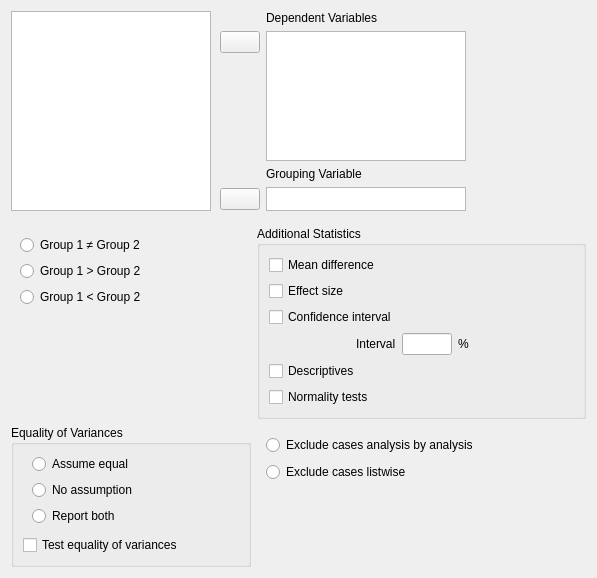
<?xml version="1.0" encoding="UTF-8"?>
<ui version="4.0">
 <class>TTestIndependentSamplesForm</class>
 <widget class="QWidget" name="TTestIndependentSamplesForm">
  <property name="geometry">
   <rect>
    <x>0</x>
    <y>0</y>
    <width>597</width>
    <height>550</height>
   </rect>
  </property>
  <property name="windowTitle">
   <string>Form</string>
  </property>
  <layout class="QGridLayout" name="gridLayout_11">
   <item row="1" column="0">
    <widget class="BoundGroupBox" name="hypothesis" native="true">
     <property name="minimumSize">
      <size>
       <width>240</width>
       <height>0</height>
      </size>
     </property>
     <property name="title" stdset="0">
      <string>Hypothesis</string>
     </property>
     <property name="flat" stdset="0">
      <bool>false</bool>
     </property>
     <layout class="QGridLayout" name="gridLayout_5">
      <item row="1" column="0">
       <widget class="QRadioButton" name="_2groupOneGreater">
        <property name="text">
         <string>Group 1 &gt; Group 2</string>
        </property>
       </widget>
      </item>
      <item row="2" column="0">
       <widget class="QRadioButton" name="_3groupTwoGreater">
        <property name="text">
         <string>Group 1 &lt; Group 2</string>
        </property>
       </widget>
      </item>
      <item row="0" column="0">
       <widget class="QRadioButton" name="_1notEqual">
        <property name="text">
         <string>Group 1 ≠ Group 2</string>
        </property>
       </widget>
      </item>
      <item row="3" column="0">
       <spacer name="verticalSpacer">
        <property name="orientation">
         <enum>Qt::Vertical</enum>
        </property>
        <property name="sizeHint" stdset="0">
         <size>
          <width>20</width>
          <height>40</height>
         </size>
        </property>
       </spacer>
      </item>
     </layout>
    </widget>
   </item>
   <item row="2" column="0" rowspan="2">
    <widget class="GroupBox" name="groupBox_8">
     <property name="title">
      <string>Equality of Variances</string>
     </property>
     <layout class="QGridLayout" name="gridLayout">
      <property name="verticalSpacing">
       <number>9</number>
      </property>
      <item row="2" column="0" colspan="2">
       <widget class="BoundGroupBox" name="equalityOfVariances" native="true">
        <property name="title" stdset="0">
         <string/>
        </property>
        <property name="flat" stdset="0">
         <bool>false</bool>
        </property>
        <layout class="QGridLayout" name="gridLayout_5">
         <property name="topMargin">
          <number>0</number>
         </property>
         <property name="bottomMargin">
          <number>0</number>
         </property>
         <item row="2" column="0">
          <widget class="QRadioButton" name="_3reportBoth">
           <property name="text">
            <string>Report both</string>
           </property>
          </widget>
         </item>
         <item row="1" column="0">
          <widget class="QRadioButton" name="_2noAssumption">
           <property name="text">
            <string>No assumption</string>
           </property>
          </widget>
         </item>
         <item row="0" column="0">
          <widget class="QRadioButton" name="_1assumeEqual">
           <property name="text">
            <string>Assume equal</string>
           </property>
          </widget>
         </item>
        </layout>
       </widget>
      </item>
      <item row="3" column="0">
       <widget class="BoundCheckBox" name="equalityOfVariancesTests">
        <property name="text">
         <string>Test equality of variances</string>
        </property>
       </widget>
      </item>
     </layout>
    </widget>
   </item>
   <item row="1" column="1" colspan="2">
    <widget class="GroupBox" name="groupBox_7">
     <property name="title">
      <string>Additional Statistics</string>
     </property>
     <layout class="QGridLayout" name="gridLayout_3">
      <item row="3" column="0">
       <widget class="QWidget" name="widget_4" native="true"/>
      </item>
      <item row="3" column="1">
       <widget class="QLabel" name="label">
        <property name="text">
         <string>Interval</string>
        </property>
       </widget>
      </item>
      <item row="3" column="4">
       <spacer name="horizontalSpacer">
        <property name="orientation">
         <enum>Qt::Horizontal</enum>
        </property>
        <property name="sizeHint" stdset="0">
         <size>
          <width>40</width>
          <height>20</height>
         </size>
        </property>
       </spacer>
      </item>
      <item row="2" column="0" colspan="4">
       <widget class="BoundCheckBox" name="confidenceInterval">
        <property name="text">
         <string>Confidence interval</string>
        </property>
       </widget>
      </item>
      <item row="3" column="2">
       <widget class="BoundTextBox" name="confidenceIntervalInterval">
        <property name="sizePolicy">
         <sizepolicy hsizetype="Preferred" vsizetype="Fixed">
          <horstretch>0</horstretch>
          <verstretch>0</verstretch>
         </sizepolicy>
        </property>
        <property name="maximumSize">
         <size>
          <width>50</width>
          <height>16777215</height>
         </size>
        </property>
       </widget>
      </item>
      <item row="3" column="3">
       <widget class="QLabel" name="label_2">
        <property name="text">
         <string>%</string>
        </property>
       </widget>
      </item>
      <item row="1" column="0">
       <widget class="BoundCheckBox" name="effectSize">
        <property name="text">
         <string>Effect size</string>
        </property>
       </widget>
      </item>
      <item row="0" column="0" colspan="4">
       <widget class="BoundCheckBox" name="meanDifference">
        <property name="text">
         <string>Mean difference</string>
        </property>
       </widget>
      </item>
      <item row="4" column="0" colspan="2">
       <widget class="BoundCheckBox" name="descriptives">
        <property name="text">
         <string>Descriptives</string>
        </property>
       </widget>
      </item>
      <item row="5" column="0" colspan="3">
       <widget class="BoundCheckBox" name="normalityTests">
        <property name="text">
         <string>Normality tests</string>
        </property>
       </widget>
      </item>
     </layout>
    </widget>
   </item>
   <item row="0" column="0" colspan="3">
    <widget class="QWidget" name="widget" native="true">
     <property name="sizePolicy">
      <sizepolicy hsizetype="Fixed" vsizetype="Preferred">
       <horstretch>0</horstretch>
       <verstretch>0</verstretch>
      </sizepolicy>
     </property>
     <property name="minimumSize">
      <size>
       <width>573</width>
       <height>0</height>
      </size>
     </property>
     <layout class="QGridLayout" name="gridLayout_10">
      <property name="leftMargin">
       <number>0</number>
      </property>
      <property name="topMargin">
       <number>0</number>
      </property>
      <property name="rightMargin">
       <number>0</number>
      </property>
      <property name="horizontalSpacing">
       <number>0</number>
      </property>
      <item row="0" column="1">
       <widget class="QWidget" name="widget_7" native="true">
        <layout class="QGridLayout" name="gridLayout_8">
         <property name="topMargin">
          <number>0</number>
         </property>
         <property name="bottomMargin">
          <number>0</number>
         </property>
         <property name="verticalSpacing">
          <number>6</number>
         </property>
         <item row="1" column="0">
          <widget class="AssignButton" name="buttonAssignVariables">
           <property name="minimumSize">
            <size>
             <width>0</width>
             <height>0</height>
            </size>
           </property>
           <property name="maximumSize">
            <size>
             <width>50</width>
             <height>16777215</height>
            </size>
           </property>
           <property name="text">
            <string/>
           </property>
          </widget>
         </item>
         <item row="0" column="1">
          <widget class="QLabel" name="label_4">
           <property name="text">
            <string>Dependent Variables</string>
           </property>
          </widget>
         </item>
         <item row="7" column="1">
          <widget class="BoundListView" name="groupingVariable">
           <property name="maximumSize">
            <size>
             <width>200</width>
             <height>24</height>
            </size>
           </property>
          </widget>
         </item>
         <item row="7" column="0">
          <widget class="AssignButton" name="buttonAssignGroupingVariable">
           <property name="maximumSize">
            <size>
             <width>50</width>
             <height>16777215</height>
            </size>
           </property>
           <property name="text">
            <string/>
           </property>
          </widget>
         </item>
         <item row="6" column="1">
          <widget class="QLabel" name="label_5">
           <property name="text">
            <string>Grouping Variable</string>
           </property>
          </widget>
         </item>
         <item row="2" column="0">
          <widget class="QWidget" name="widget_2" native="true"/>
         </item>
         <item row="1" column="1" rowspan="2">
          <widget class="BoundListView" name="variables">
           <property name="sizePolicy">
            <sizepolicy hsizetype="Maximum" vsizetype="Expanding">
             <horstretch>0</horstretch>
             <verstretch>0</verstretch>
            </sizepolicy>
           </property>
           <property name="minimumSize">
            <size>
             <width>0</width>
             <height>0</height>
            </size>
           </property>
           <property name="maximumSize">
            <size>
             <width>200</width>
             <height>16777215</height>
            </size>
           </property>
           <property name="selectionMode">
            <enum>QAbstractItemView::ExtendedSelection</enum>
           </property>
          </widget>
         </item>
        </layout>
       </widget>
      </item>
      <item row="0" column="2">
       <widget class="QWidget" name="widget_6" native="true">
        <property name="sizePolicy">
         <sizepolicy hsizetype="Preferred" vsizetype="Preferred">
          <horstretch>1</horstretch>
          <verstretch>0</verstretch>
         </sizepolicy>
        </property>
        <property name="minimumSize">
         <size>
          <width>80</width>
          <height>0</height>
         </size>
        </property>
        <layout class="QVBoxLayout" name="verticalLayout_2">
         <property name="leftMargin">
          <number>0</number>
         </property>
         <property name="topMargin">
          <number>0</number>
         </property>
         <property name="rightMargin">
          <number>0</number>
         </property>
         <property name="bottomMargin">
          <number>0</number>
         </property>
        </layout>
       </widget>
      </item>
      <item row="0" column="0">
       <widget class="AvailableFieldsListView" name="listAvailableFields">
        <property name="sizePolicy">
         <sizepolicy hsizetype="Expanding" vsizetype="Expanding">
          <horstretch>0</horstretch>
          <verstretch>0</verstretch>
         </sizepolicy>
        </property>
        <property name="minimumSize">
         <size>
          <width>0</width>
          <height>200</height>
         </size>
        </property>
        <property name="maximumSize">
         <size>
          <width>200</width>
          <height>16777215</height>
         </size>
        </property>
        <property name="selectionMode">
         <enum>QAbstractItemView::ExtendedSelection</enum>
        </property>
       </widget>
      </item>
     </layout>
    </widget>
   </item>
   <item row="2" column="1" colspan="2">
    <widget class="BoundGroupBox" name="missingValues" native="true">
     <property name="title" stdset="0">
      <string>Missing values</string>
     </property>
     <property name="flat" stdset="0">
      <bool>false</bool>
     </property>
     <layout class="QGridLayout" name="gridLayout_6">
      <item row="0" column="0">
       <widget class="QRadioButton" name="_1excludeAnalysisByAnalysis">
        <property name="text">
         <string>Exclude cases analysis by analysis</string>
        </property>
       </widget>
      </item>
      <item row="1" column="0">
       <widget class="QRadioButton" name="_2excludeListwise">
        <property name="text">
         <string>Exclude cases listwise</string>
        </property>
       </widget>
      </item>
     </layout>
    </widget>
   </item>
  </layout>
 </widget>
 <customwidgets>
  <customwidget>
   <class>AssignButton</class>
   <extends>QPushButton</extends>
   <header>widgets/assignbutton.h</header>
  </customwidget>
  <customwidget>
   <class>AvailableFieldsListView</class>
   <extends>QListView</extends>
   <header>widgets/availablefieldslistview.h</header>
  </customwidget>
  <customwidget>
   <class>BoundCheckBox</class>
   <extends>QCheckBox</extends>
   <header>widgets/boundcheckbox.h</header>
  </customwidget>
  <customwidget>
   <class>GroupBox</class>
   <extends>QGroupBox</extends>
   <header>widgets/groupbox.h</header>
   <container>1</container>
  </customwidget>
  <customwidget>
   <class>BoundTextBox</class>
   <extends>QLineEdit</extends>
   <header>widgets/boundtextbox.h</header>
  </customwidget>
  <customwidget>
   <class>BoundGroupBox</class>
   <extends>QWidget</extends>
   <header>widgets/boundgroupbox.h</header>
   <container>1</container>
  </customwidget>
  <customwidget>
   <class>BoundListView</class>
   <extends>QListView</extends>
   <header>widgets/boundlistview.h</header>
  </customwidget>
 </customwidgets>
 <resources/>
 <connections/>
</ui>
